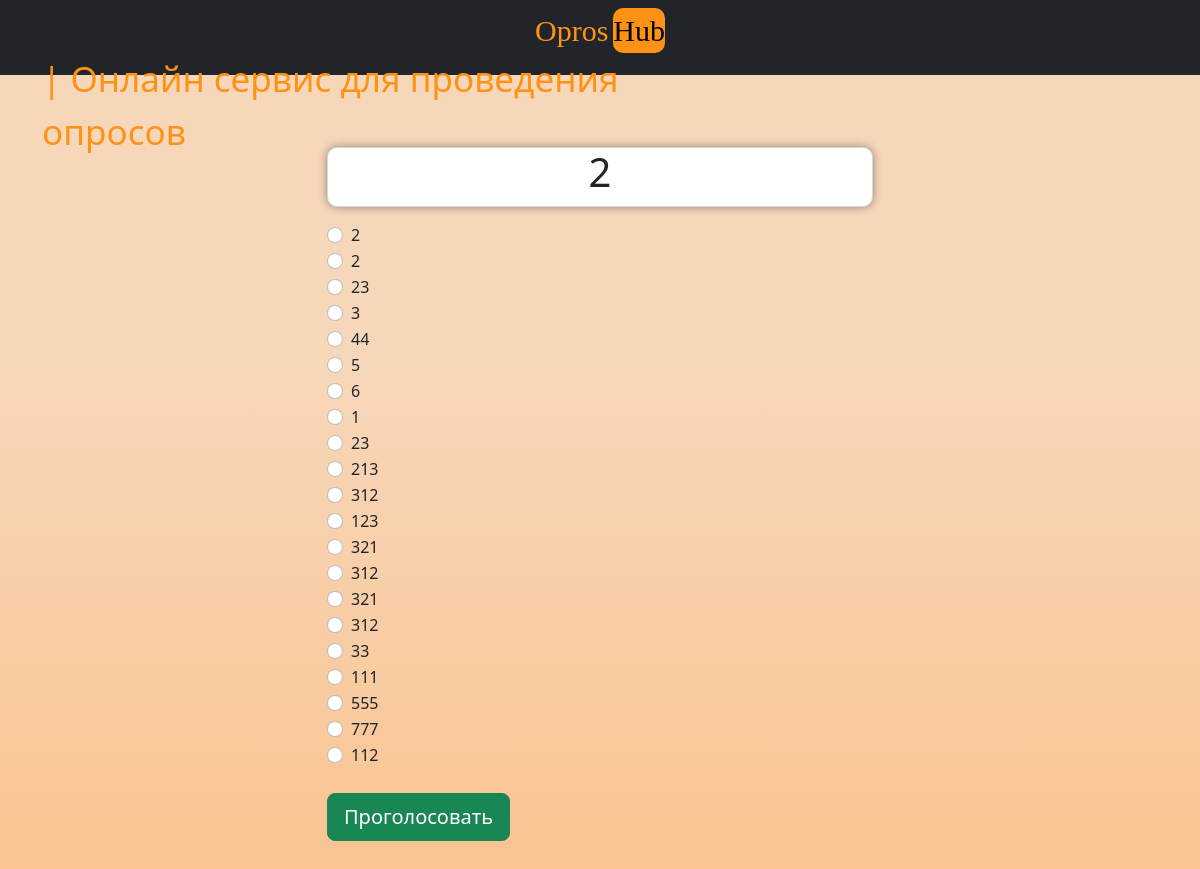
Page /polls/3/ on the committed database.
### polls/models.py (models this page shows, shortened)
class Question(models.Model):
    question_text = models.CharField(max_length=200)
    pub_date = models.DateTimeField('date published')

class Choice(models.Model):
    question = models.ForeignKey(Question, on_delete=models.CASCADE)
    choice_text = models.CharField(max_length=200)
    votes = models.IntegerField(default=0)

### polls/views.py (the view)
# urls.py: path('<int:question_id>/', views.detail, name='detail'),
def detail(request, question_id):
  try:
    question = Question.objects.get(pk=question_id)
  except Question.DoesNotExist:
    raise Http404("Question does not exist")
  return render(request, 'polls/detail.html', { 'question': question })

### templates/polls/detail.html (shortened to what this page needs)
{% extends 'base.html' %} {% block content %}
<a class="btn btn-secondary btn-sm mb-3" href="{% url 'polls:index' %}"
  >К списку опросов</a
>
<div class="card-body">
  <h1 class="text-center mb-3">{{ question.question_text }}</h1>
</div>
<form action="{% url 'polls:vote' question.id %}" method="post">
  {% csrf_token %} {% for choice in question.choice_set.all %}
  <div class="form-check">
    <input
      type="radio"
      name="choice"
      class="form-check-input"
      id="choice{{ forloop.counter }}"
      value="{{ choice.id }}"
    />
    <label for="choice{{ forloop.counter }}">{{ choice.choice_text }}</label>
  </div>
  {% endfor %}
  <input
    type="submit"
    value="Проголосовать"
    class="btn btn-success btn-lg btn-block mt-4"
  />
</form>
{% endblock %}

### templates/base.html (shortened to what this page needs)
{% load static %}
<!DOCTYPE html>
<html lang="en">
  <head>
    <link
      href="https://cdn.jsdelivr.net/npm/bootstrap@5.2.3/dist/css/bootstrap.min.css"
      rel="stylesheet"
    />
  </head>
  <body>
    {% include 'partials/_navbar.html' %}
    <div class="bg">
      <div class="container">
        <div class="row">
          <div class="col-md-6 m-auto">{% block content %}{% endblock %}</div>
        </div>
      </div>
    </div>
  </body>
</html>

### templates/partials/_navbar.html (shortened to what this page needs)
<nav class="navbar navbar-dark bg-dark mb-0">
  <div class="container">
    <a class="navbarA-brand" href="/">Opros</a>
    <a class="navbarB-brand" href="/">Hub</a>
    <a class="navbarC-brand" href="/">| Онлайн сервис для проведения опросов</a>
  </div>
</nav>

### templates/partials/_navbar.html (style rules this page uses)
.navbarA-brand { font-size: 30px; font-family: fantasy; background: #ff9214; -webkit-background-clip: text; -webkit-text-fill-color: transparent; margin-left: auto; }
.navbarB-brand { text-decoration: none; font-family: fantasy; color: black; margin-right: auto; background: #ff9214; border-radius: 10px; font-size: 30px; margin-left: 5px; }
.navbarC-brand { font-size: 35px; font-family: "Segoe UI", Tahoma, Geneva, Verdana, sans-serif; background: #ff9214; -webkit-background-clip: text; -webkit-text-fill-color: transparent; text-decoration: none; color: #081935; margin-right: 470px; }
.navbar { position: fixed; width: 100%; z-index: 1; height: 75px; }

### templates/polls/detail.html (style rules this page uses)
.text-center { background-color: white; height: 60px; border-radius: 10px; border: solid #d6d6d6 1px; box-shadow: 0 0 10px rgba(0, 0, 0, 0.4); }
.card-body { margin-top: 100px; }

### templates/base.html (style rules this page uses)
.bg { background: linear-gradient(0deg, #fcb36f 25%, #f7d7ba 80%) repeat; margin-bottom: 0; margin-top: 0; height: 220vh; }

### rows in the picture
Question: question_text "2"
Choice: choice_text "2"
Choice: choice_text "2"
Choice: choice_text "23"
Choice: choice_text "3"
Choice: choice_text "44"
Choice: choice_text "5"
Choice: choice_text "6"
Choice: choice_text "1"
Choice: choice_text "23"
Choice: choice_text "213"
Choice: choice_text "312"
Choice: choice_text "123"
Choice: choice_text "321"
Choice: choice_text "312"
Choice: choice_text "321"
Choice: choice_text "312"
Choice: choice_text "33"
Choice: choice_text "111"
Choice: choice_text "555"
Choice: choice_text "777"
Choice: choice_text "112"
